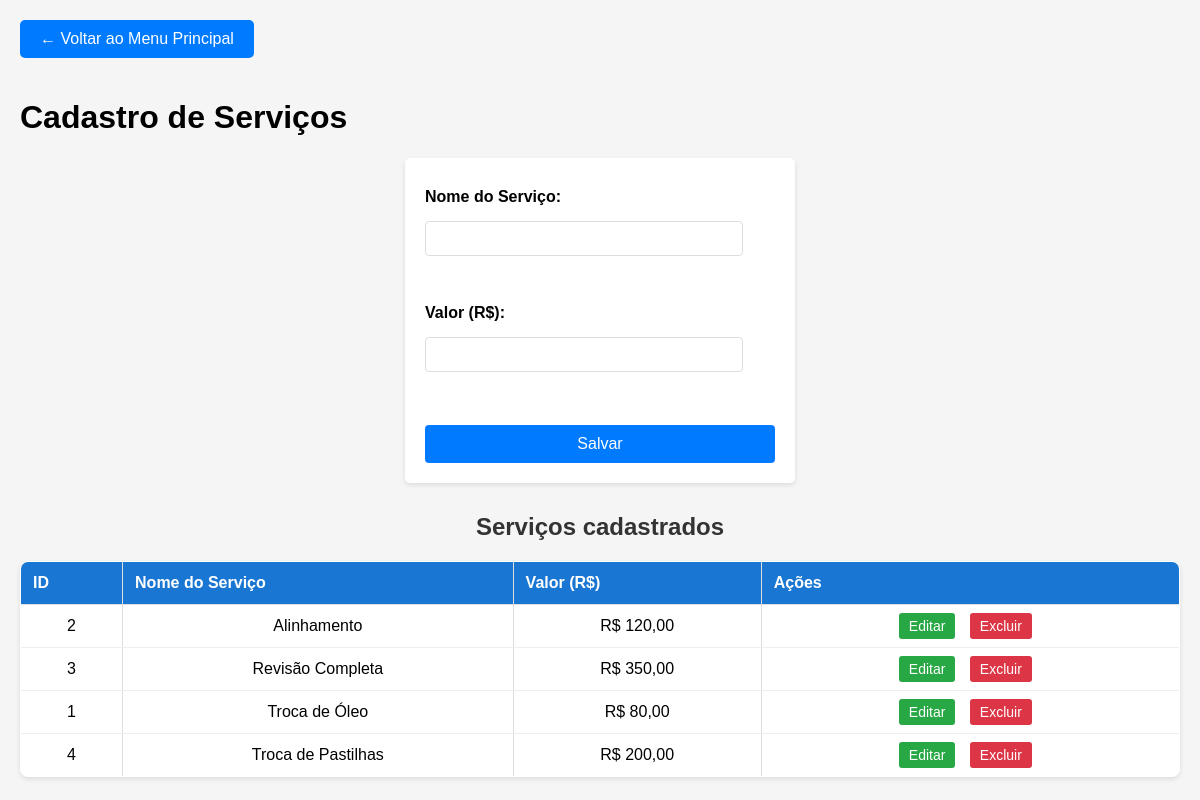
The app's page /view/indexS.php, older data.
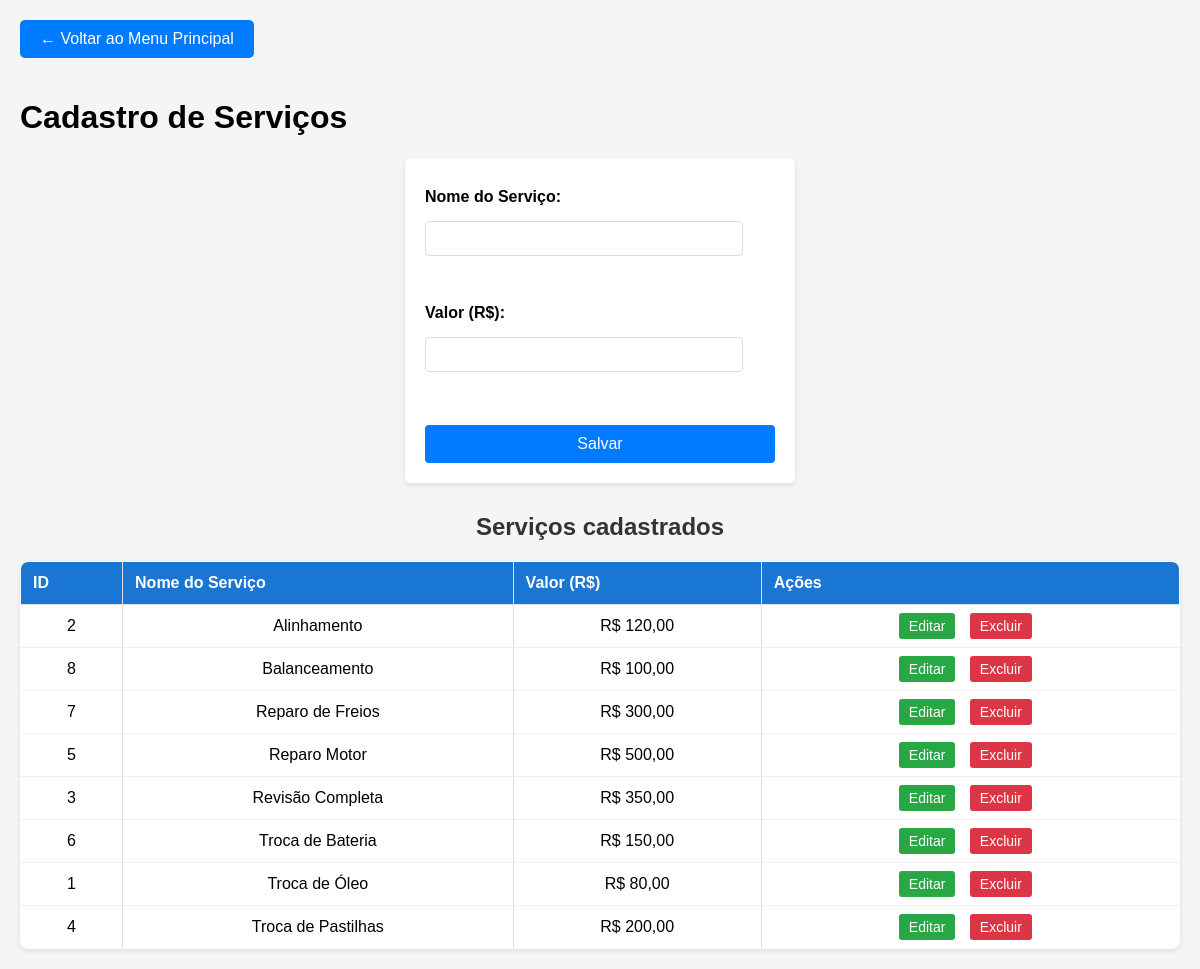
The same page, newer data.
### tables this page shows
CREATE TABLE SERVICO (
    ID_SERVICO INT AUTO_INCREMENT PRIMARY KEY,
    NOME_SERVICO VARCHAR(100),
    VALOR_SERVICO DECIMAL(10,2)
);

### model/Connection.php (called while the page is built)
<?php
class Connection {
    private static $instance = null;
    public static function getInstance() {
        if (!self::$instance) {
            try {
                $host = 'localhost';
                $dbname = 'OFICINA';
                $user = 'root';
                $pass = 'Charlo2025@';
                self::$instance = new PDO(
                    "mysql:host=$host;dbname=$dbname;charset=utf8mb4",
                    $user,
                    $pass
                );
                self::$instance->setAttribute(PDO::ATTR_ERRMODE, PDO::ERRMODE_EXCEPTION);
            } catch (PDOException $e) {
                die("Erro ao conectar ao MySQL: " . $e->getMessage());
            }
        }
        return self::$instance;
    }
}
?>

### controller/ServicoController.php (called while the page is built, shortened)
<?php
require_once __DIR__ . '/../model/ServicoDAO.php';
require_once __DIR__ . '/../model/Servico.php';
class ServicoController {
    private $dao;
    public function __construct() {
        $this->dao = new ServicoDAO();
    }
    public function listar() {
        return $this->dao->listar();
    }
}

### model/ServicoDAO.php (called while the page is built, shortened)
<?php
require_once __DIR__ . '/Connection.php';
require_once __DIR__ . '/Servico.php';
class ServicoDAO {
    private $conn;
    public function __construct() {
        $this->conn = Connection::getInstance();
    }
    public function listar() {
        try {
            $sql = "SELECT * FROM SERVICO ORDER BY NOME_SERVICO";
            $stmt = $this->conn->query($sql);
            $lista = [];
            while ($row = $stmt->fetch(PDO::FETCH_ASSOC)) {
                $lista[] = new Servico(
                    $row['NOME_SERVICO'],
                    $row['VALOR_SERVICO'],
                    null,
                    null,
                    'ativo',
                    $row['ID_SERVICO']
                );
            }
            return $lista;
        } catch (PDOException $e) {
            throw new Exception("Erro ao listar serviços: " . $e->getMessage());
        }
    }
}

### model/Servico.php (called while the page is built, shortened)
<?php
class Servico {
    private $id;
    private $nomeServico;
    private $valorServico;
    public function __construct($nomeServico, $valorServico, $tempoEstimado = null, $descricao = null, $statusServico = 'ativo', $id = null) {
        $this->id = $id;
        $this->nomeServico = $nomeServico;
        $this->valorServico = $valorServico;
    }
    public function getId() { return $this->id; }
    public function getNomeServico() { return $this->nomeServico; }
    public function getValorServico() { return $this->valorServico; }
}

### view/indexS.php (the view, shortened to what this page needs)
<?php
require_once __DIR__ . '/../Controller/ServicoController.php';
$controller = new ServicoController();
$servicoEditando = null;
$lista = $controller->listar();
?>
<!DOCTYPE html>
<html lang="pt-br">
<head>
    <link rel="stylesheet" href="style.css">
</head>
<body>
<div class="header">
    <a href="index.php">← Voltar ao Menu Principal</a>
    <h1>Cadastro de Serviços</h1>
</div>
<form method="POST" id="formServico">
    <label>Nome do Serviço:</label>
    <input type="text" name="nome_servico" id="nome_servico"
           value="<?= $servicoEditando ? htmlspecialchars($servicoEditando->getNomeServico()) : '' ?>" required><br>
    <label>Valor (R$):</label>
    <input type="number" name="valor_servico" id="valor_servico" step="0.01" min="0"
           value="<?= $servicoEditando ? htmlspecialchars($servicoEditando->getValorServico()) : '' ?>" required><br>
    <button type="submit" name="acao" value="<?= $servicoEditando ? 'editar' : 'salvar' ?>">
        <?= $servicoEditando ? 'Atualizar' : 'Salvar' ?>
    </button>
</form>
<h2>Serviços cadastrados</h2>
<?php if (empty($lista)): ?>
    <p>Nenhum serviço cadastrado ainda.</p>
<?php else: ?>
    <table border="1">
        <tr>
            <th>ID</th>
            <th>Nome do Serviço</th>
            <th>Valor (R$)</th>
            <th>Ações</th>
        </tr>
        <?php foreach ($lista as $s): ?>
        <tr>
            <td><?= htmlspecialchars($s->getId()) ?></td>
            <td><?= htmlspecialchars($s->getNomeServico()) ?></td>
            <td>R$ <?= number_format($s->getValorServico(), 2, ',', '.') ?></td>
            <td class="acoes">
                <a href="?edit=<?= $s->getId() ?>" class="btn-editar">Editar</a>
                <a href="?delete=<?= $s->getId() ?>" class="btn-excluir"
                   onclick="return confirm('Tem certeza que deseja excluir este serviço?');">Excluir</a>
            </td>
        </tr>
        <?php endforeach; ?>
    </table>
<?php endif; ?>
</body>
</html>

Row changes from the older to the newer data that the page shows:
added servico: ID_SERVICO "8", NOME_SERVICO "Balanceamento", VALOR_SERVICO "100,00"
added servico: ID_SERVICO "7", NOME_SERVICO "Reparo de Freios", VALOR_SERVICO "300,00"
added servico: ID_SERVICO "5", NOME_SERVICO "Reparo Motor", VALOR_SERVICO "500,00"
added servico: ID_SERVICO "6", NOME_SERVICO "Troca de Bateria", VALOR_SERVICO "150,00"
